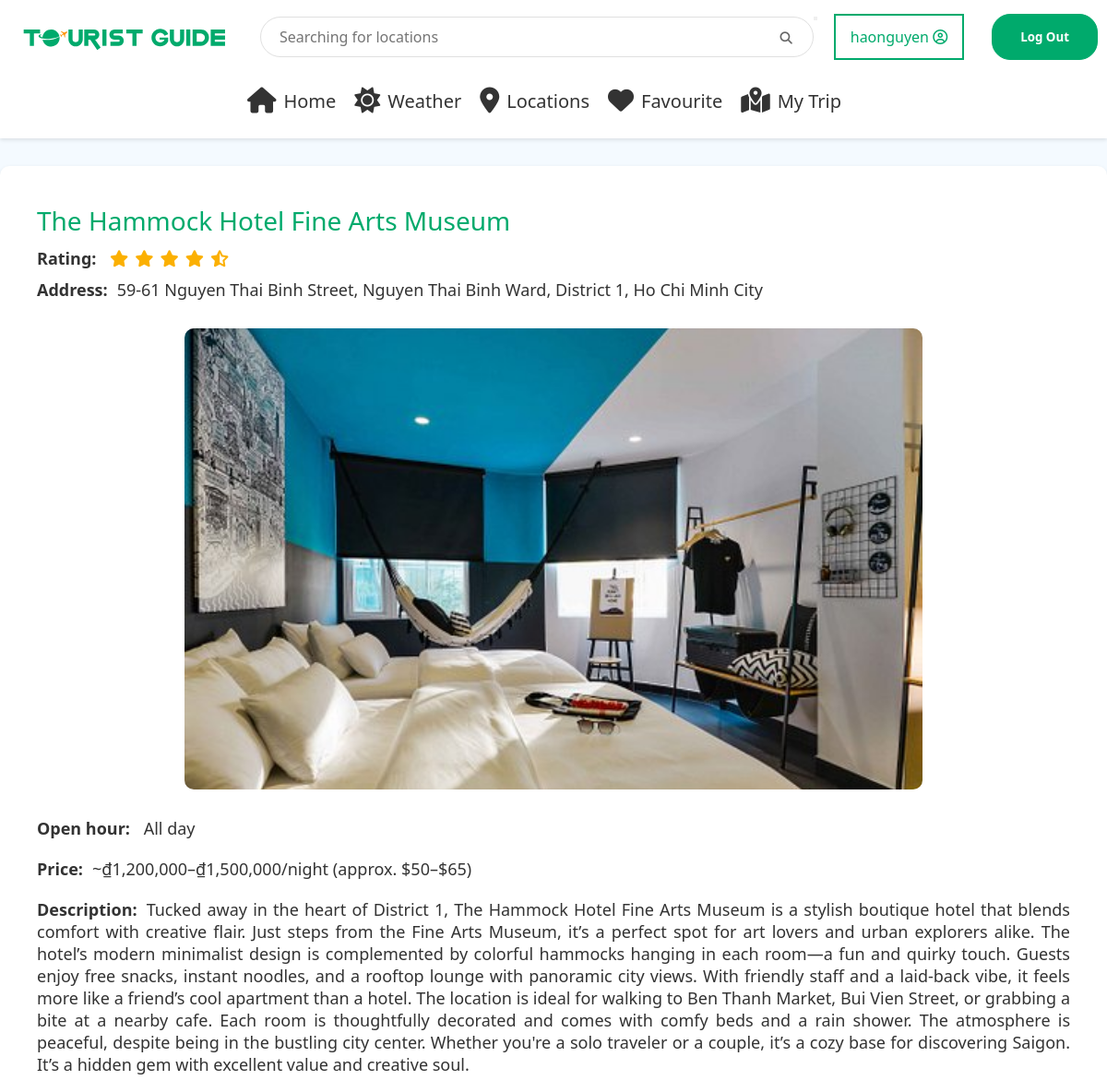
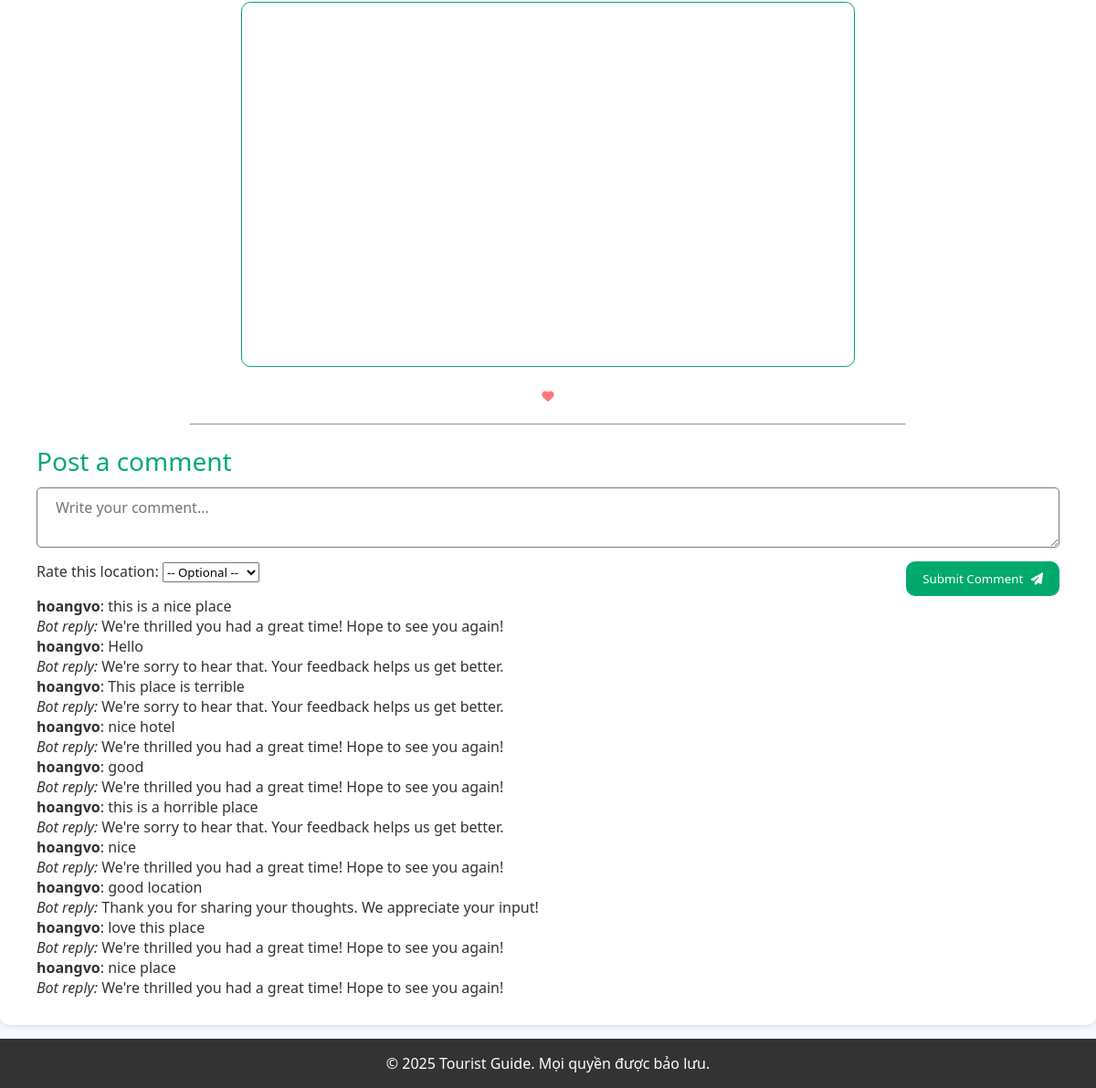
The page /AC001/ (signed in) on the database its author committed (2 pictures, top to bottom).
### location/models.py (models this page shows, shortened)
class Location(models.Model):
    favourited_by = models.ManyToManyField(User, related_name="favourite_locations", blank=True)
    code = models.CharField(max_length=10, unique=True)
    location = models.CharField(max_length = 64)
    type = models.CharField(max_length=18, default = "")
    tags = models.TextField(default = "")
    rating = models.FloatField(default = 5)
    open_time = models.TimeField(default = time(0,0))
    close_time = models.TimeField(default = time(23,59))
    ticket_info = models.CharField(max_length = 100, default = "")
    address = models.CharField(max_length = 100, default = "")
    image_path = models.CharField(max_length=255, default='')
    description = models.TextField(default="")
    long_description = models.TextField(default="")
    coordinate = models.CharField(max_length = 40, default = "")

class Comment(models.Model):
    user = models.ForeignKey(User, on_delete=models.CASCADE, related_name='comments')
    location = models.ForeignKey(Location, on_delete=models.CASCADE, related_name='comments')
    content = models.TextField()
    rating = models.IntegerField(null=True, blank=True)
    created_at = models.DateTimeField(auto_now_add=True)
    updated_at = models.DateTimeField(auto_now=True)
    is_edited = models.BooleanField(default=False)
    is_flagged = models.BooleanField(default=False)
    bot_reply = models.TextField(blank=True, null=True)
    parent = models.ForeignKey('self', on_delete=models.CASCADE, null=True, blank=True, related_name='replies')
    class Meta:
        ordering = ['-created_at']  # Show newest comments first

### location/views.py (the view)
# urls.py: path('<str:location_code>/',views.display_location, name='display_location'),
@login_required
def display_location(request, location_code):
    location = get_object_or_404(Location, code=location_code)
    if request.method == 'POST':
        content = request.POST.get('content', '').strip()
        rating = request.POST.get('rating')
        if not content:
            return redirect('display_location', location_code=location_code)
        bot_reply = "Thanks for your comment!"  # Default fallback reply
        if not rating:
            sentiment = predict_sentiment(content)
            if sentiment == "positive":
                bot_reply = "We're thrilled you had a great time! Hope to see you again!"
                rating = 4
            elif sentiment == "negative":
                bot_reply = "We're sorry to hear that. Your feedback helps us get better."
                rating = 2
            else:
                bot_reply = "Thank you for sharing your thoughts. We appreciate your input!"
                rating = 3
        else:
            try:
                rating = int(rating)
            except ValueError:
                rating = 3  # default rating if invalid
            if rating == 5:
                bot_reply = "Awesome! We're thrilled you loved it!"
            elif rating == 4:
                bot_reply = "Great! Glad you had a good time."
            elif rating == 3:
                bot_reply = "Thanks! We'll try to make your next visit even better."
            elif rating == 2:
                bot_reply = "Sorry to hear that. We hope things improve."
            elif rating == 1:
                bot_reply = "We sincerely apologize. Your feedback is valuable to us."
            else:
                bot_reply = "Thanks for your feedback!"
        Comment.objects.create(
            location=location,
            user=request.user,
            content=content,
            rating=rating,
            bot_reply=bot_reply
        )
        return redirect('display_location', location_code=location_code)
    else:
        comments = Comment.objects.filter(location=location, parent=None).prefetch_related('replies').order_by('-created_at')
        rating = round(location.rating * 2) / 2 if location.rating else 0
        full_stars = int(rating)
        has_half = (rating - full_stars) >= 0.5
        star_html = '<i class="fas fa-star"></i>' * full_stars
        if has_half:
            star_html += '<i class="fas fa-star-half-alt"></i>'
            empty_stars = 5 - full_stars - 1
        else:
            empty_stars = 5 - full_stars
        star_html += '<i class="far fa-star"></i>' * empty_stars
        if request.user.is_authenticated and location.favourited_by.filter(id=request.user.id).exists():
            favourite_symbol = '<i class="fa-solid fa-heart"></i>'
        else:
            favourite_symbol = '<i class="fa-regular fa-heart"></i>'
        lat, long = location.coordinate.split(", ")
        open_time = location.open_time.strftime("%H:%M") if location.open_time else "N/A"
        close_time = location.close_time.strftime("%H:%M") if location.close_time else "N/A"
        if open_time == "00:00" and close_time == "23:59":
            open_time_str = "All day"
        elif location.close_time and location.open_time and location.close_time < location.open_time:
            open_time_str = f"{open_time} - {close_time} (The next day)"
        else:
            open_time_str = f"{open_time} - {close_time}"
        return render(request, "display_location/display.html", {
            "code": location.code,
            "location_name": location.location,
            "type": location.type,
            "open_time": open_time_str,
            "ticket_info": location.ticket_info,
            "address": location.address,
            "image_path": location.image_path,
            "long_description": location.long_description,
            "favourite_symbol": favourite_symbol,
            "lat": lat,
            "long": long,
            "star_html": star_html,
            "comments": comments,
            "location_obj": location  # dùng cho form POST
        })

### location/templates/display_location/display.html (shortened to what this page needs)
{% extends "layout/layout.html" %}
{% load static %}
{% block css %}
<link rel="stylesheet" href="{% static 'css/display_location.css' %}">
<link rel="stylesheet" href="https://unpkg.com/leaflet/dist/leaflet.css" />
<link rel="stylesheet" href="{% static 'css/display_location.css' %}?v={{ timestamp }}">
{% endblock %}
{% block body %}
<div class="location-container">
    <div class="location-name">
        {{ location_name }}
    </div>
    <div class="text">
        <div class="location-rating">
            <strong>Rating:</strong> {{ star_html|safe }}
        </div>
    </div>
    <div class="text">
        <div class="location-address">
            <strong>Address:</strong>{{ address }}
        </div>
    </div>
    <div class="location-img">
        <img src="{% static image_path %}" alt="{{ location.name }}">
    </div>
    <div class="text">
        <div class="time-info">
            <strong>Open hour: </strong> {{ open_time }}
        </div>
    </div>
    <div class="text">
        <div class="location-ticket-info">
            <strong>Price:</strong>{{ ticket_info }}
        </div>
    </div>
    <div class="text">
        <div class="location-description">
            <strong>Description:</strong>{{ long_description }}
        </div>
    </div>
    <iframe id="map" loading="lazy" allowfullscreen
        src="https://maps.google.com/maps?q={{ lat }},{{ long }}&z=15&output=embed">
    </iframe>
    <div class="favourite-block">
        <div class="favourite-location">
            <form method="post" action="{% url 'locations' %}" class="fav-form" style="display:inline;">
                <button type="submit" style="background: none; border: none; padding: 0; cursor: pointer;">
                    {{ favourite_symbol|safe }}
                </button>
            </form>
        </div>
    </div>
    <hr>
    <h3>Post a comment</h3>
    <form id="comment-form">
        <textarea type="text" name="content" placeholder="Write your comment..." required></textarea>
        <div class="bla">
            <label for="rating">Rate this location:</label>
            <select name="rating" id="rating">
                <option value="">-- Optional --</option>
            </select>
            <button id="submit" type="submit">Submit Comment <i class="fas fa-paper-plane"></i>
            </button>
        </div>
    </form>
    {% for comment in comments %}
    <div class="comment">
        <p><strong>{{ comment.user.username }}</strong>: {{ comment.content }}</p>
        <p><em>Bot reply:</em> {{ comment.bot_reply }}</p>
    </div>
    {% endfor %}
</div>
{% endblock %}

### location/templates/layout/layout.html (shortened to what this page needs)
{% load static %}
<!DOCTYPE html>
<html lang="en-US" lang="vi">
<head>
    <link rel="stylesheet" href="{% static 'css/layout.css' %}?v={{ timestamp }}">
    <link rel="stylesheet" href="https://cdnjs.cloudflare.com/ajax/libs/font-awesome/6.5.0/css/all.min.css">
    {% block css %}{% endblock %}
</head>
<body>
    <div class="wrapper">
        <header>
            <div class="header-container">
                <div class="logo">
                    <a href="https://github.com/howardVoxcan/Tourist_Guide">
                        <picture>
                            <img src="{% static 'img/logo-tourist-guide.svg' %}" alt="">
                        </picture>
                    </a>
                </div>
                <div class="search-bar">
                    <form method="get" action="{% url 'locations' %}">
                        <input type="text" name="search" placeholder="Searching for locations"
                            value="{{ current_filters.search|default_if_none:'' }}">
                        <button type="submit" class="search-button"><i class="fas fa-search"></i></button>
                    </form>
                </div>
                {% if not user.is_authenticated %}
                <div class="nav-buttons">
                    <a href="{% url 'login' %}"><button class="nav-button secondary">Sign In</button></a>
                    <a href="{% url 'register'%}"><button class="nav-button primary">Sign Up</button></a>
                </div>
                {% else %}
                <div class="user-block">
                    <div class="dropbtn">
                        {{user.username}}
                        <i class="far fa-user-circle"></i>
                    </div>
                    {% if user.is_authenticated %}
                    <form action="{% url 'logout' %}" method="post" style="display: inline;">
                        <a href="{% url 'logout' %}"><button type="submit" class="logout-button">Log Out</button></a>
                    </form>
                    {% endif %}
                </div>
                {% endif %}
            </div>
            <ul class="nav-tabs">
                <li><a href="{% url 'homepage' %}"
                        class="{% if request.resolver_match.url_name == 'homepage' %}active{% endif %}"><i
                            class="fa fa-home"></i>Home</a></li>
                <li><a href="{% url 'weather' %}"
                        class="{% if request.resolver_match.url_name == 'weather' %}active{% endif %}"><i
                            class="fa-solid fa-sun"></i>Weather</a></li>
                <li><a href="{% url 'locations' %}"
                        class="{% if request.resolver_match.url_name == 'locations' %}active{% endif %}"><i
                            class="fas fa-map-marker-alt"></i>Locations</a></li>
                <li><a href="{% url 'favourite' %}"
                        class="{% if request.resolver_match.url_name == 'favourite' %}active{% endif %}"><i
                            class="fas fa-heart"></i>Favourite</a></li>
                <li><a href="{% url 'my_trip' %}"
                        class="{% if request.resolver_match.url_name == 'my_trip' %}active{% endif %}"><i
                            class="fas fa-map-marked-alt"></i>My Trip</a></li>
            </ul>
        </header>
        <main>
            {% block body %}
            {% endblock %}
        </main>
        <footer>
            <p>&copy; 2025 Tourist Guide. Mọi quyền được bảo lưu.</p>
        </footer>
    </div>
</body>
</html>

### location/static/css/layout.css (style rules this page uses)
* { margin: 0; padding: 0; box-sizing: border-box; font-family: 'Segoe UI', Tahoma, Geneva, Verdana, sans-serif; }
html { overflow-y: scroll; overflow-x: hidden; }
body { background-color: #f4faff; color: #333; }
.wrapper { min-height: 100vh; display: flex; flex-direction: column; }
header { background-color: white; padding: 15px 0; box-shadow: 0 2px 4px rgba(0, 0, 0, 0.1); position: sticky; top: 0; z-index: 100; width: 100%; }
.header-container { max-width: 1200px; height: auto; margin: 0 auto; margin-bottom: 20px; display: flex; align-items: center; justify-content: space-between; padding: 0 10px; }
.logo a { padding: 50px auto; display: flex; }
.logo picture { width: 250px; height: auto; }
.logo img { width: 100%; height: 100%; display: block; object-fit: cover; }
.search-bar { flex: 1; max-width: 600px; position: relative; align-items: center; }
.search-bar input { width: 100%; padding: 10px 20px; border: 1px solid #e0e0e0; border-radius: 24px; font-size: 16px; outline: none; }
.search-button { position: absolute; }
.search-button i { position: absolute; padding: 15px 20px; right: 5px; align-items: center; color: #666; }
.logout-button { position: relative; padding: 15px 30px; margin-left: 30px; border: 0.25px solid #00aa6c; border-radius: 20px; background-color: #00aa6c; color: white; font-weight: bolder; cursor: pointer; }
.user-block { position: relative; display: flex; }
.dropbtn { background-color: white; color: #00aa6c; padding: 12px 16px; font-size: 16px; border: 2px solid #00aa6c; }
.nav-tabs { display: flex; flex: 1; list-style: none; justify-content: center; }
.nav-tabs li { margin-right: 20px; white-space: nowrap; font-size: 20px; }
.nav-tabs a { display: flex; align-items: center; color: #333; text-decoration: none; font-weight: 500; padding: 10px 0; border-bottom: 2px solid transparent; }
.nav-tabs i { margin-right: 8px; font-size: 28px; }
main { flex: 1; }
footer { background-color: #333; color: white; padding: 20px; text-align: center; }
footer { padding: 1rem; text-align: center; }

### location/static/css/display_location.css (style rules this page uses)
#map { margin: 10px auto; height: 400px; width: 60%; border-radius: 10px; border: #00aa6c solid 1px; position: relative; z-index: 1; }
.text { font-size: 18px; }
.location-container { display: flex; flex-direction: column; margin: 30px auto 15px auto; width: 100%; max-width: 1200px; padding: 30px 40px; background-color: white; border-radius: 10px; box-shadow: 0px 2px 5px rgba(0, 0, 0, 0.1); }
.location-name { text-align: left; color: #00aa6c; font-size: 28px; font-weight: 500; margin-top: 10px; margin-bottom: 10px; }
.text strong { margin-right: 10px; }
.location-rating i { color: #fbb002; margin-right: 7px; }
.location-address { display: flex; margin-top: 10px; margin-bottom: 10px; list-style: none; }
.location-img { width: 800px; height: 500px; text-align: center; margin: 20px auto; border-radius: 10px; background-size: cover; background-position: center; }
.location-img img { width: 100%; height: 100%; object-fit: cover; border-radius: 10px; display: block; }
.time-info { margin-top: 10px; margin-bottom: 10px; }
.location-ticket-info { margin-top: 10px; margin-bottom: 10px; }
.location-ticket-info strong { margin-right: 10px; }
.location-description { text-align: justify; margin-top: 10px; margin-bottom: 10px; font-size: 18px; }
.location-description strong { margin-right: 10px; }
.location-address strong { margin-right: 10px; }
.favourite-block { display: block; margin-top: 10px; margin-bottom: 20px; }
.favourite-location { flex: 1; align-items: top; text-align: center; }
.favourite-location i { color: rgb(255, 119, 119); }
hr { width: 70%; margin: 0 auto; }
h3 { text-align: left; color: #00aa6c; font-size: 28px; font-weight: 500; margin-top: 20px; margin-bottom: 10px; }
#comment-form textarea { padding: 10px 20px; border-radius: 5px; font-size: 16px; }
#comment-form option { padding: 5px 20px; }
.bla { margin-top: 10px; margin-bottom: 10px; }
.bla label { font-weight: 500; }
.bla i { margin-left: 5px; }
#submit { background-color: #00aa6c; color: white; border: none; border-radius: 10px; padding: 10px 18px; font-weight: 500; float: right; }

### location/templates/display_location/display.html (style rules this page uses)
textarea { width: 100%; resize: vertical; }

### rows shown on the page
Location: location "The Hammock Hotel Fine Arts Museum", address "59-61 Nguyen Thai Binh Street, Nguyen Thai Binh Ward, District 1, Ho Chi Minh City", image_path (picture), ticket_info "~₫1,200,000–₫1,500,000/night (approx. $50–$65)", long_description "Tucked away in the heart of District 1, The Hammock Hotel Fine Arts Museum is a stylish boutique hotel that blends comfort with creative flair. Just steps from the Fine Arts Museum, it’s a perfect spot for art lovers and urban explorers alike. The hotel’s modern minimalist design is complemented by colorful hammocks hanging in each room—a fun and quirky touch. Guests enjoy free snacks, instant noodles, and a rooftop lounge with panoramic city views. With friendly staff and a laid-back vibe, it feels more like a friend’s cool apartment than a hotel. The location is ideal for walking to Ben Thanh Market, Bui Vien Street, or grabbing a bite at a nearby cafe. Each room is thoughtfully decorated…"
Comment: user.username "hoangvo", content "this is a nice place", bot_reply "We're thrilled you had a great time! Hope to see you again!"
Comment: user.username "hoangvo", content "Hello", bot_reply "We're sorry to hear that. Your feedback helps us get better."
Comment: user.username "hoangvo", content "This place is terrible", bot_reply "We're sorry to hear that. Your feedback helps us get better."
Comment: user.username "hoangvo", content "nice hotel", bot_reply "We're thrilled you had a great time! Hope to see you again!"
Comment: user.username "hoangvo", content "good", bot_reply "We're thrilled you had a great time! Hope to see you again!"
Comment: user.username "hoangvo", content "this is a horrible place", bot_reply "We're sorry to hear that. Your feedback helps us get better."
Comment: user.username "hoangvo", content "nice", bot_reply "We're thrilled you had a great time! Hope to see you again!"
Comment: user.username "hoangvo", content "good location", bot_reply "Thank you for sharing your thoughts. We appreciate your input!"
Comment: user.username "hoangvo", content "love this place", bot_reply "We're thrilled you had a great time! Hope to see you again!"
Comment: user.username "hoangvo", content "nice place", bot_reply "We're thrilled you had a great time! Hope to see you again!"

### other values the page prints
{{ user.username }} "haonguyen"
{{ open_time }} "All day"
